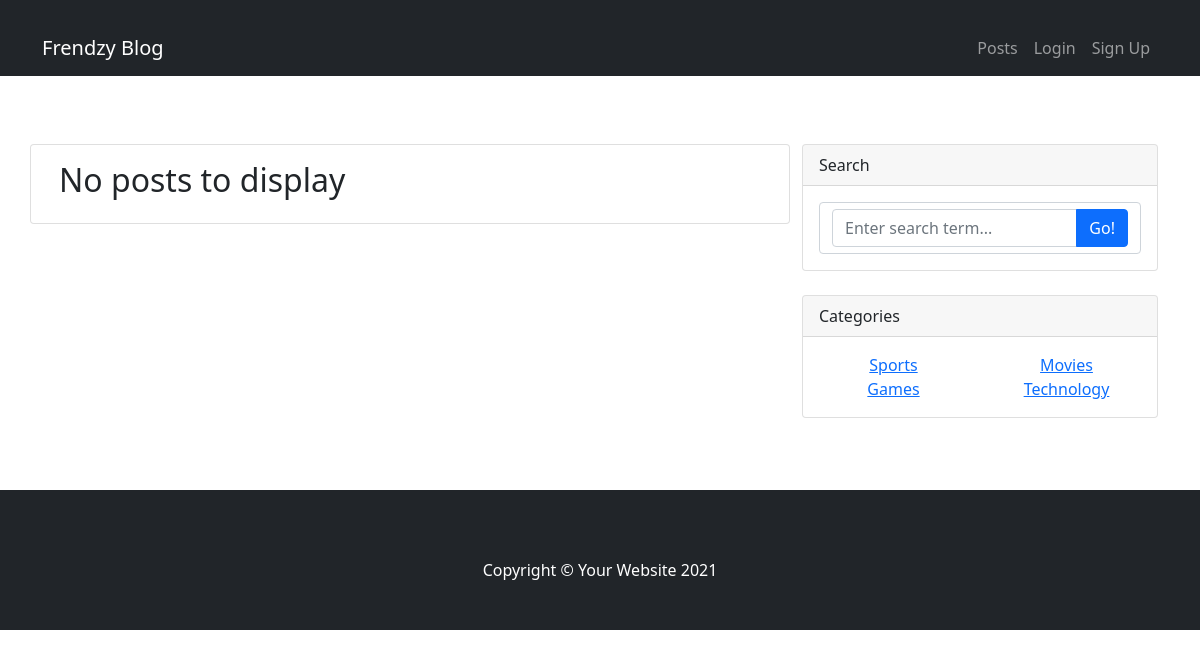
The app's page /, older data.
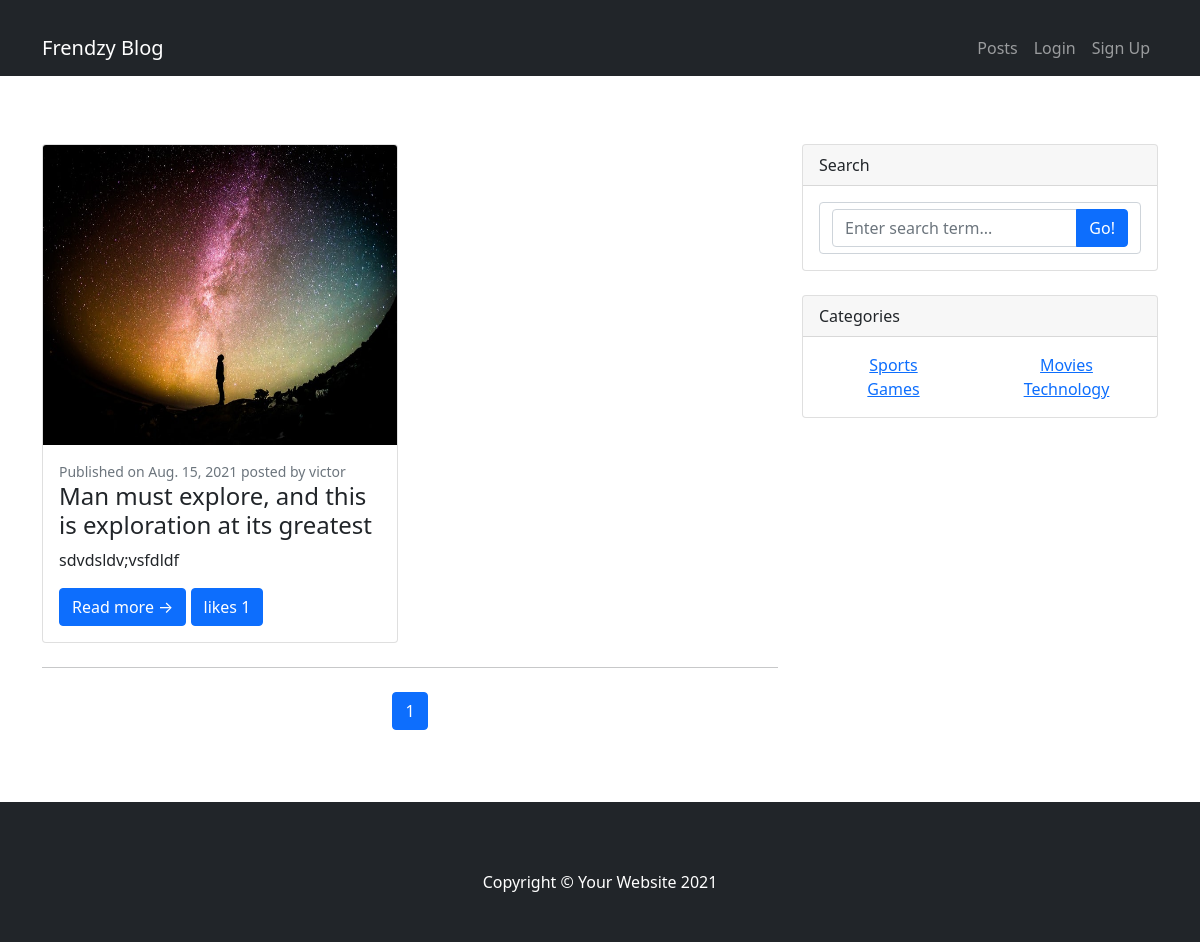
The same page, newer data.
### blog/models.py (models this page shows, shortened)
class Category(models.Model):
    name = models.CharField(max_length=200, unique=True)
    slug = models.SlugField(allow_unicode=True, unique=True, blank=True)
    class Meta:
        verbose_name_plural = 'Categories'

class Post(models.Model):
    author = models.ForeignKey(User, on_delete=models.CASCADE)
    title = models.CharField(max_length=200)
    content = models.TextField()
    slug = models.SlugField(allow_unicode=True, unique=True, blank=True)
    image = models.ImageField(default='post.jpg', upload_to='post_pics/')
    created_date = models.DateField(default=timezone.now)
    published_date = models.DateField(blank=True, null=True)
    category = models.ForeignKey('blog.category', on_delete=models.CASCADE)
    likes = models.ManyToManyField(User, related_name="post_like")

### blog/views.py (the view)
# urls.py: path('', views.PostListView.as_view(), name='post_list'),
class PostListView(CategoryMixin, ListView):
    context_object_name = 'posts'
    model = Post
    paginate_by = 8
    template_name = 'blog/post_list.html'
    def get_context_data(self, **kwargs):
        context = super(PostListView, self).get_context_data(**kwargs)
        posts = Post.objects.all()
        return context
    def get_queryset(self):
        return Post.objects.filter(published_date__lte=timezone.now()).order_by('-published_date')

### blog/views.py (called while the page is built)
    def get_categories(self):
        return Category.objects.all()

    def get_context_data(self, **kwargs):
        context = super(CategoryMixin, self).get_context_data(**kwargs)
        context['categories'] = self.get_categories()
        return context

### blog/templates/blog/post_list.html (shortened to what this page needs)
{% extends 'blog/base.html' %}
{% block content %}
<div class="row">
    {% for post in posts %}
    <div class="col-lg-6">
        <div class="card mb-4">
            {% if post.image %}
            <a href="#!"><img class="card-img-top" src="{{ post.image.url }}" height="300px" width="850px" alt="..." /></a>
            {% else %}
            <a href="#!"><img class="card-img-top" src="https://dummyimage.com/700x350/dee2e6/6c757d.jpg" alt="..." /></a>
            {% endif %}
            <div class="card-body">
                <div class="small text-muted">Published on {{ post.published_date }} posted by {{ post.author.username }}</div>
                <h2 class="card-title h4">{{ post.title }}</h2>
                <p class="card-text">{{ post.content|safe|truncatechars:200 }}</p>
                <a class="btn btn-primary" href="{% url 'post_detail' slug=post.slug %}">Read more →</a>
                <a class="btn btn-primary" href="{% url 'like_post' slug=post.slug %}">likes {{ post.likes.count }}</a>
            </div>
        </div>
    </div>
    {% empty %}
    <div class="card mb-4">
        <div class="card-body">
            <h2 class="card-title">No posts to display</h2>
        </div>
    </div>
    {% endfor %}
</div>
{% if posts %}
<nav aria-label="Pagination">
    <hr class="my-0" />
    <ul class="pagination justify-content-center my-4">
        <li class="page-item active" aria-current="page"><a class="page-link" href="?page={{ page_obj.number }}">{{ page_obj.number }}</a></li>
    </ul>
</nav>
{% endif %}
{% endblock %}

### blog/templates/blog/base.html (shortened to what this page needs)
<!DOCTYPE html>
{% load static %}
<html lang="en">
    <head>
        <link href="{% static 'css/styles.css' %}" rel="stylesheet" />
    </head>
    <body>
        <nav class="navbar navbar-expand-lg navbar-dark bg-dark">
            <div class="container">
                {% if user.username %}
                <a class="navbar-brand" href="#!">{{ user.username|title }}'s Blog</a>
                {% else %}
                <a class="navbar-brand" href="#!">Frendzy Blog</a>
                {% endif %}
                <div class="collapse navbar-collapse" id="navbarSupportedContent">
                    <ul class="navbar-nav ms-auto mb-2 mb-lg-0">
                        <li class="nav-item"><a class="nav-link" href="{% url 'post_list' %}">Posts</a></li>
                        {% if user.is_authenticated %}
                        <li class="nav-item"><a class="nav-link" href="{% url 'accounts:logout' %}">Logout</a></li>
                        <li class="nav-item"><a class="nav-link active" aria-current="page" href="{% url 'dashboard' %}">Dashboard</a></li>
                        {% else %}
                        <li class="nav-item"><a class="nav-link" href="{% url 'accounts:login' %}">Login</a></li>
                        <li class="nav-item"><a class="nav-link" href="{% url 'accounts:signup' %}">Sign Up</a></li>
                        {% endif %}
                    </ul>
                </div>
            </div>
        </nav>
        <div class="container">
            <div class="row py-5">
                <div class="col-lg-8">
                    {% block content %}{% endblock %}
                </div>
                <div class="col-lg-4">
                    <div class="card mb-4">
                        <div class="card-header">Search</div>
                        <div class="card-body">
                            <form class="form-control" method="GET" action="{% url 'search_result' %}">
                            <div class="input-group">
                                <input class="form-control" name="q" type="text" placeholder="Enter search term..." aria-label="Enter search term..." aria-describedby="button-search" />
                                <button class="btn btn-primary" id="button-search" type="submit">Go!</button>
                            </div>
                            </form>
                        </div>
                    </div>
                    <div class="card mb-4">
                        <div class="card-header">Categories</div>
                        <div class="card-body">
                            <div class="row">
                                {% for category in categories %}
                                <div class="col-sm-6 text-center">
                                    <ul class="list-unstyled mb-0">
                                        <li><a href="{% url 'category_detail' slug=category.slug %}">{{ category.name }}</a></li>
                                    </ul>
                                </div>
                                {% endfor %}
                            </div>
                        </div>
                    </div>
                </div>
            </div>
        </div>
        <footer class="py-5 bg-dark">
            <div class="container"><p class="m-0 text-center text-white">Copyright &copy; Your Website 2021</p></div>
        </footer>
    </body>
</html>

Row changes from the older to the newer data that the page shows:
now on this page (row edited): Post: image (picture), published_date "Aug. 15, 2021", author.username "victor", title "Man must explore, and this is exploration at its greatest", content "sdvdsldv;vsfdldf", likes.count "1"
Text that changed along with them:
{{ page_obj.number }}: (not shown) → "1"
text no longer shown: "No posts to display"
